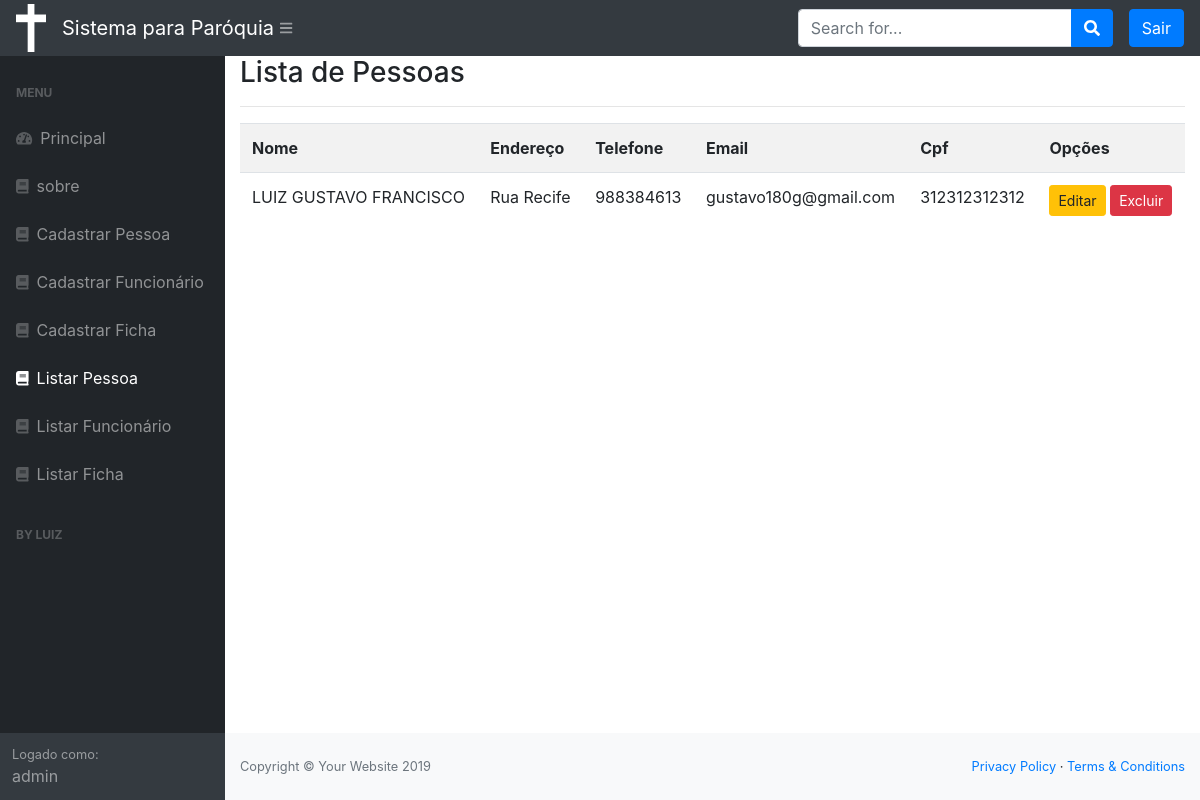
The app's page /listar/pessoa/ (signed in) with its own data.
### cadastros/models.py (models this page shows, shortened)
class Pessoa(models.Model):
    nome = models.CharField(max_length=50)
    endereco = models.CharField(max_length=50, verbose_name="Endereço", unique=True)
    telefone = models.IntegerField()
    email = models.CharField(max_length=50, unique=True)
    cpf = models.IntegerField(unique=True)

### cadastros/views.py (the view)
# urls.py: path('listar/pessoa/', PessoaList.as_view(), name="listar-pessoa"),
class PessoaList(LoginRequiredMixin, ListView):
    login_url = reverse_lazy('login')
    model = Pessoa
    template_name = 'cadastros/listas/pessoa.html'

### cadastros/templates/cadastros/listas/pessoa.html
{% extends 'paginas/modelo.html' %}
{% load static %}
{% block conteudo %}
    <h3>Lista de Pessoas </h3>
<hr>
<div class="table-responsive">
    <table class="table table-striped">
        <tr>
            <th>Nome</th>
            <th>Endereço</th>
            <th>Telefone</th>
            <th>Email</th>
            <th>Cpf</th>
            <th>Opções</th>
        </tr>
        {% for pessoa in object_list %}
        <tr>
            <td>{{ pessoa.nome }}</td>
            <td> {{ pessoa.endereco }} </td>
            <td> {{ pessoa.telefone }} </td>
            <td> {{ pessoa.email }} </td>
            <td> {{ pessoa.cpf }} </td>
            <td>
                <a href="{% url 'editar-pessoa' pessoa.pk %}" class="btn btn-warning btn-sm">Editar</a>
                <a href="{% url 'excluir-pessoa' pessoa.pk %}" class="btn btn-danger btn-sm">Excluir</a>
             </td>
        </tr>
        {% empty %}
        <tr>
            <td colspan="3">Nenhuma pessoa registrada!</td>
        </tr>
        {% endfor %}
    </table>
</div>
{% endblock %}

### paginas/templates/paginas/modelo.html (shortened to what this page needs)
{% load static %}
<!DOCTYPE html>
<html lang="en">
    <head>
        <link rel="stylesheet" href="{% static 'base/dist/css/styles.css' %}">
        <link rel="stylesheet" href="{% static 'css/bootstrap.min.css' %}">
        <link href="https://cdn.datatables.net/1.10.20/css/dataTables.bootstrap4.min.css" rel="stylesheet" />
    </head>
    <body class="sb-nav-fixed">
        {% block cabecalho %}
        <nav class="sb-topnav navbar navbar-expand navbar-dark bg-dark">
            <img src="{% static 'img/logo.png' %}" width="30" alt="">
            <a class="navbar-brand" href="{% url 'index' %}" >  Sistema para Paróquia </a><button class="btn btn-link btn-sm order-1 order-lg-0" id="sidebarToggle" href="#"><i class="fas fa-bars"></i></button
            >
            <form class="d-none d-md-inline-block form-inline ml-auto mr-0 mr-md-3 my-2 my-md-0">
                <div class="input-group">
                    <input class="form-control" type="text" placeholder="Search for..." aria-label="Search" aria-describedby="basic-addon2" />
                    <div class="input-group-append">
                        <button class="btn btn-primary" type="button"><i class="fas fa-search"></i></button>
                    </div>
                </div>
            </form>
            <ul class="navbar-nav ml-auto ml-md-0">
                {% if request.user.is_authenticated %}
                    <a class="btn btn-primary"  href="{% url 'logout' %}" href="login.html">Sair</a>
                {% else %}
                   <a class="btn btn-primary"  href="{% url 'login' %}" href="login.html">Login</a>
                {% endif %}
            </ul>
        </nav>
        {% endblock %}
        {% block menu %}
        <div id="layoutSidenav">
                <div id="layoutSidenav_nav">
                    <nav class="sb-sidenav accordion sb-sidenav-dark" id="sidenavAccordion">
                        <div class="sb-sidenav-menu">
                            <div class="nav">
                                <div class="sb-sidenav-menu-heading">Menu</div>
                                <a class="nav-link" href="{% url 'index' %}"
                                    ><div class="sb-nav-link-icon"><i class="fas fa-tachometer-alt"></i></div>
                                    Principal</a>
                                <a class="nav-link" href="{% url 'sobre' %}"
                                    ><div class="sb-nav-link-icon"><i class="fa fa-book"></i></div>
                                    sobre</a>
                                <a class="nav-link" href="{% url 'cadastrar-pessoa' %}"
                                    ><div class="sb-nav-link-icon"><i class="fa fa-book"></i></div>
                                    Cadastrar Pessoa</a>
                                <a class="nav-link" href="{% url 'cadastrar-funcionario' %}"
                                    ><div class="sb-nav-link-icon"><i class="fa fa-book"></i></div>
                                    Cadastrar Funcionário</a>
                                <a class="nav-link" href="{% url 'cadastrar-ficha' %}"
                                    ><div class="sb-nav-link-icon"><i class="fa fa-book"></i></div>
                                    Cadastrar Ficha</a>
                                    <a class="nav-link" href="{% url 'listar-pessoa' %}"
                                    ><div class="sb-nav-link-icon"><i class="fa fa-book"></i></div>
                                    Listar Pessoa</a>
                                <a class="nav-link" href="{% url 'listar-funcionario' %}"
                                    ><div class="sb-nav-link-icon"><i class="fa fa-book"></i></div>
                                    Listar Funcionário</a>
                                <a class="nav-link" href="{% url 'listar-ficha' %}"
                                    ><div class="sb-nav-link-icon"><i class="fa fa-book"></i></div>
                                    Listar Ficha</a>
                                <div class="sb-sidenav-menu-heading">By Luiz</div>
                            </div>
                        </div>
                        <div class="sb-sidenav-footer">
                            <div class="small">Logado como:</div>
                            {{ request.user }}
                        </div>
                    </nav>
                </div>
                {% endblock %}
            <div id="layoutSidenav_content">
                <main>
                    <div class="container-fluid">
                        {% block conteudo %}{% endblock %}
                    </div>
                </main>
                <footer class="py-4 bg-light mt-auto">
                    <div class="container-fluid">
                        <div class="d-flex align-items-center justify-content-between small">
                            <div class="text-muted">Copyright &copy; Your Website 2019</div>
                            <div>
                                <a href="#">Privacy Policy</a>
                                &middot;
                                <a href="#">Terms &amp; Conditions</a>
                            </div>
                        </div>
                    </div>
                </footer>
            </div>
        </div>
    </body>
</html>

### records on screen
Pessoa: nome "LUIZ GUSTAVO FRANCISCO", endereco "Rua Recife", telefone "988384613", email "gustavo180g@gmail.com", cpf "312312312312"

### other values on screen
{{ request.user }} "admin"
